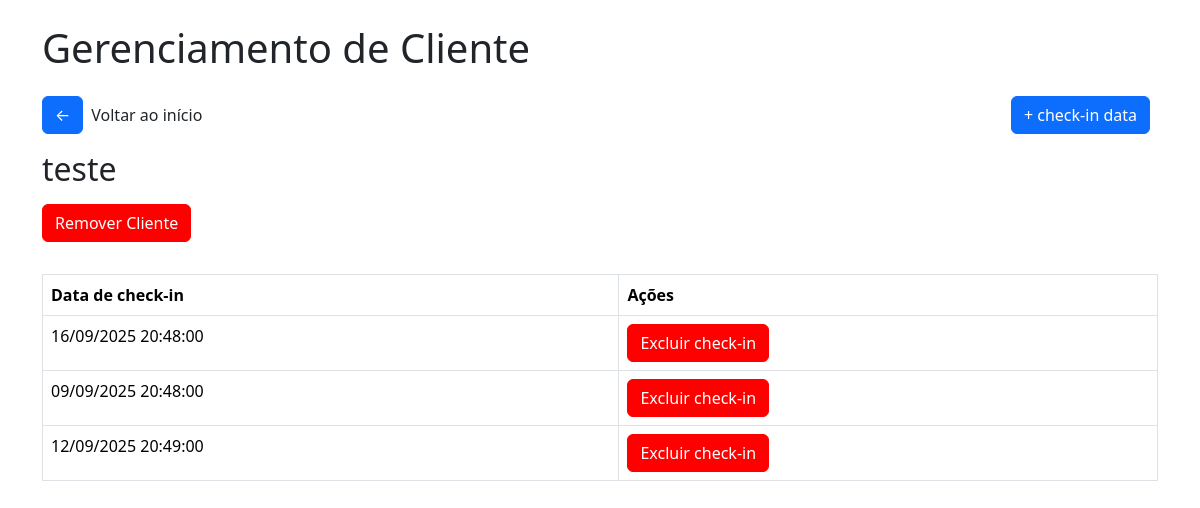
/clientemassagem/13, run on an earlier commit of the app's database.
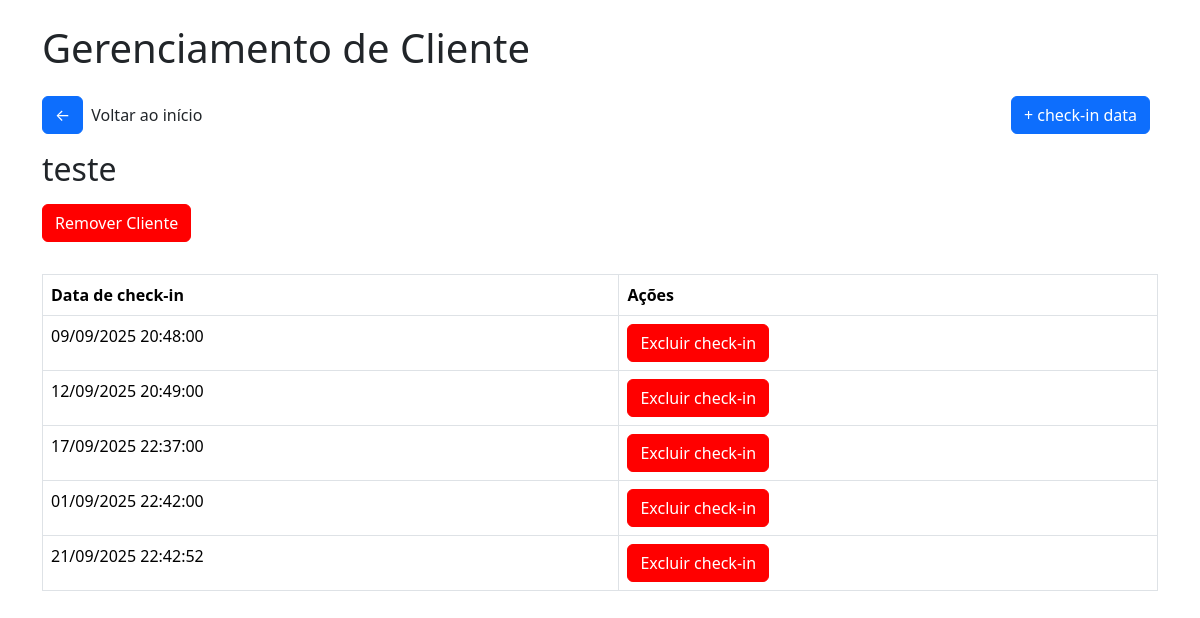
And on a later commit of the database.
### tables this page shows
CREATE TABLE clientes_massagem (
        id INTEGER PRIMARY KEY AUTOINCREMENT,
        nome TEXT NOT NULL,
        status_massagem BOOLEAN DEFAULT FALSE,
        checkins_massagem INTEGER DEFAULT 0
    );

CREATE TABLE checkins_massagem (
        id INTEGER PRIMARY KEY AUTOINCREMENT,
        cliente_id INTEGER,
        data TEXT,
        FOREIGN KEY(cliente_id) REFERENCES clientes(id)
    );

### app/views/massagem.py (the view)
@app.route('/clientemassagem/<int:cliente_id>')
def cliente_massagem(cliente_id):
    conn = get_db_connection()
    cliente = conn.execute("SELECT * FROM clientes_massagem WHERE id = ?", (cliente_id,)).fetchone()
    checkins = conn.execute("SELECT * FROM checkins_massagem WHERE cliente_id = ?", (cliente_id,))
    return render_template('massagem/cliente_massagem.html', cliente=cliente, checkins=checkins)

### app/model/model.py (called while the page is built)
def get_db_connection():
    conn = sqlite3.connect('checkins.db')
    conn.row_factory = sqlite3.Row
    return conn

### app/templates/massagem/cliente_massagem.html (shortened to what this page needs)
<!DOCTYPE html>
<html lang="pt-br">
<head>
    <link href="https://cdn.jsdelivr.net/npm/bootstrap@5.3.2/dist/css/bootstrap.min.css" rel="stylesheet">
    <link rel="stylesheet" href="{{url_for('static', filename='css/style.css')}}">
    <link rel="stylesheet" href="{{url_for('static', filename='css/modal.css')}}">
</head>
<body>
    <div class="container">
        <h1 class="mb-4">
            Gerenciamento de Cliente
        </h1>
        <div class="box-btn-home">
            <div class="box"><a href="/" class="btn btn-primary btn-home">&#x2190</a>
            <p>Voltar ao início</p></div>
            <a href="/adcheckindatamassagem/{{cliente.id}}" class="btn btn-primary btn-home">+ check-in data</a>
        </div>
        <h2 class="mb-3">
            {{cliente.nome}}
        </h2>
        <button class="btn btn-primary btn-remover" id="openModal">Remover Cliente</button>
        <table class="table table-bordered table-checkin">
            <thead>
                <tr>
                <th>Data de check-in</th>
                <th>Ações</th>
                </tr>
            </thead>
            <tbody>
                {% for checkin in checkins %}
                <tr>
                <td>{{ checkin.data }}</td>
                <td><a href="/excluircheckinmassagem/{{checkin.id}}" class="btn btn-primary btn-remover excludecheckin">Excluir check-in</a></td>
                </tr>
                {% endfor %}
            </tbody>
        </table>
</body>
</html>

### app/static/css/style.css (style rules this page uses)
body { padding: 24px; }
a { text-decoration: none; }
.btn-remover { background-color: red; border-color: red; }
.btn-home { margin-bottom: 16px; margin-right: 8px; }
.box-btn-home { width: 100%; display: flex; justify-content: space-between; align-items: center; }
.box-btn-home .box { display: flex; justify-content: center; align-items: center; }
.table-checkin { margin-top: 32px; }
.excludecheckin { color: white; }

What changed in the data, as far as the page shows it:
removed checkins_massagem: data "16/09/2025 20:48:00"
added checkins_massagem: data "17/09/2025 22:37:00"
added checkins_massagem: data "01/09/2025 22:42:00"
added checkins_massagem: data "21/09/2025 22:42:52"
